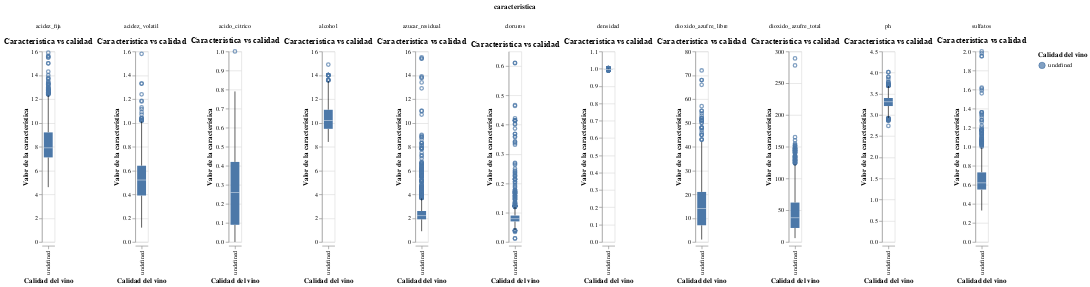

Source (notebook cell):
### Code cell
## Exploracion - ESTO PARA MI DATASET NO FUNCIONA

# Configura el número máximo de filas para el gráfico para que Altair pueda manejar grandes conjuntos de datos
alt.data_transformers.disable_max_rows()

# Convierte el DataFrame de vinos en un formato adecuado para Altair, donde cada fila representa una combinación de calidad, característica y valor
df_altair = pd.melt(df, id_vars=['calidad'], var_name='caracteristica', value_name='valor')


# Crea un gráfico de boxplot con Altair
boxplot = alt.Chart(df_altair).mark_boxplot().encode(
    x=alt.X('quality:O', title='Calidad del vino'),  # Codifica la variable 'quality' en el eje X con el tipo ordinal
    y=alt.Y('valor:Q', title='Valor de la característica'),  # Codifica la variable 'valor' en el eje Y con el tipo cuantitativo
    color=alt.Color('quality:N', title='Calidad del vino')  # Codifica la variable 'quality' para la coloración
).properties(
    title="Caracteristica vs calidad"  # Propiedades adicionales del gráfico
)

# Faceta el gráfico por cada característica del vino, creando múltiples gráficos facetados, uno para cada característica
boxplot_faceted = boxplot.facet(
    column='caracteristica:N',  # Faceta los gráficos por la variable 'caracteristica' con el tipo nominal
    spacing=5  # Espacio entre las facetas
).resolve_scale(
    y='independent'  # Asegura que cada gráfico facetado tenga su propia escala en el eje Y
)

# Muestra el gráfico facetado
boxplot_faceted

### Figure 1 — Vega-Lite specification as saved in the notebook (floating-point values rounded to 4 significant figures; data arrays with more than 128 entries replaced by an {"elided": "..."} marker saying what was removed)
{"config": {"view": {"continuousWidth": 300, "continuousHeight": 300}}, "data": {"name": "data-2153d5ff799020ded7965c7e655a40d4"}, "facet": {"column": {"field": "caracteristica", "type": "nominal"}}, "spec": {"mark": {"type": "boxplot"}, "encoding": {"color": {"field": "quality", "title": "Calidad del vino", "type": "nominal"}, "x": {"field": "quality", "title": "Calidad del vino", "type": "ordinal"}, "y": {"field": "valor", "title": "Valor de la característica", "type": "quantitative"}}, "title": "Caracteristica vs calidad"}, "resolve": {"scale": {"y": "independent"}}, "spacing": 5, "$schema": "https://vega.github.io/schema/vega-lite/v5.20.1.json", "datasets": {"data-2153d5ff799020ded7965c7e655a40d4": {"elided": "17589 records"}}}
